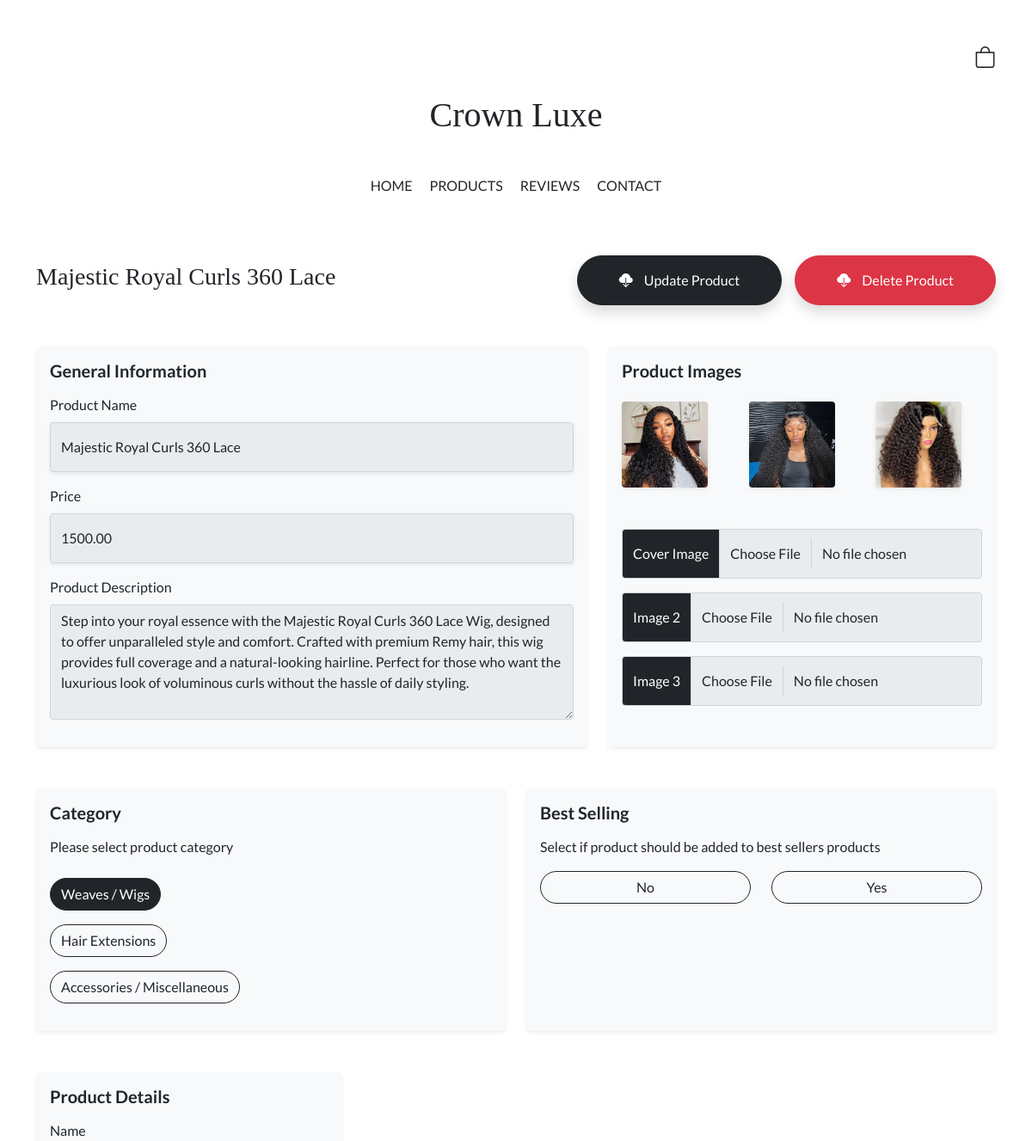
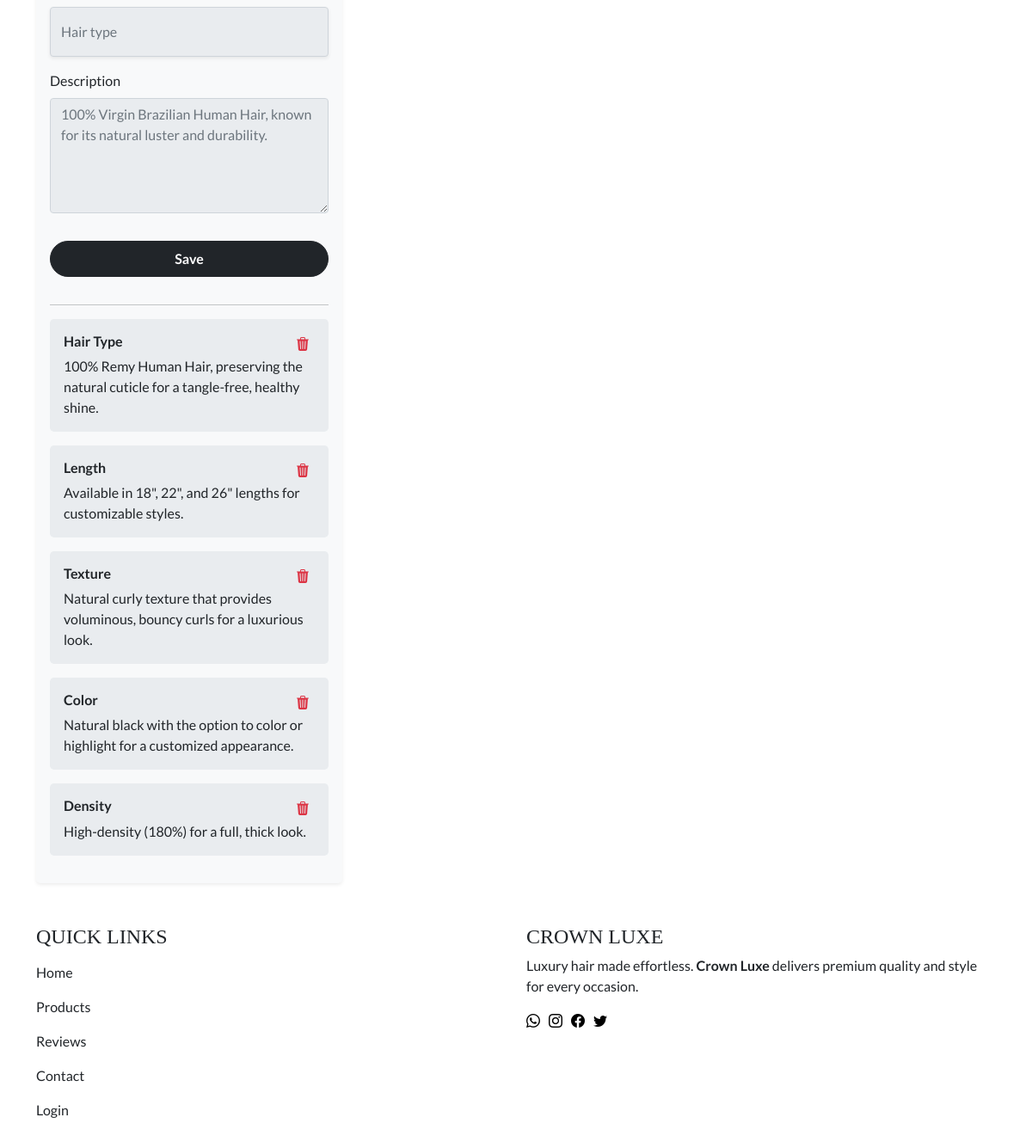
Page /dashboard/product-view-admin/16 on the committed database (2 pictures, top to bottom).
### products/models.py (models this page shows, shortened)
class ProductModel(models.Model):
    name = models.CharField(max_length=200, null=True, blank=True)
    description = models.TextField(blank=True)
    price = models.DecimalField(
        max_digits=30, decimal_places=2, null=True, blank=True)
    sale_price = models.DecimalField(max_digits=10, decimal_places=2, blank=True, null=True)
    available = models.BooleanField(default=True)
    best_sellers = models.BooleanField(default=False)
    product_catalog = models.ForeignKey(ProductCatalogModel, null=True, on_delete=models.CASCADE,
                              blank=True, default=None, related_name='product_catalog')
    product_details = models.ManyToManyField(
        ProductDetailsModel, blank=True, default=None, related_name='product_details')
    cover_image = models.ImageField(
        null=True, blank=True, upload_to='static/images/items')
    image1 = models.ImageField(
        null=True, blank=True, upload_to='static/images/items')
    image2 = models.ImageField(
        null=True, blank=True, upload_to='static/images/items')
    date_created = models.DateTimeField(auto_now_add=True, null=True)

class ProductCatalogModel(models.Model):
    title = models.CharField(max_length=200, null=True, blank=True)
    catalog_image = models.ImageField(
        null=True, blank=True, upload_to='static/images')

class ProductDetailsModel(models.Model):
    title = models.CharField(max_length=200, null=True, blank=True)
    description = models.TextField(blank=True)

### dashboard/views.py (the view)
# urls.py: path('product-view-admin/<int:id>',views.ViewProductAdminView,name='product-view-admin'),
def ViewProductAdminView(request,id):
    catalog = ProductCatalogModel.objects.all()
    product = ProductModel.objects.get(id = id)
    items = product.product_details.all()
    context = {
        "product" : product,
        "catalog" : catalog,
        "items" : items
    }
    return render(request,'dashboard/view_product_admin.html',context)

### client/context_processors.py (called while the page is built)
def user_uuid_context_processor(request):
    if request.method == 'POST' and 'submit_user_uuid' in request.POST:
        user_UUID = request.POST.get('user_UUID')
        if user_UUID:
            return {'user_UUID': user_UUID}
    return {}

### dashboard/templates/dashboard/view_product_admin.html (shortened to what this page needs)
{% extends 'client/base.html' %}
{% load static %}
{% block content %}
<form method="POST" autocomplete="off" enctype="multipart/form-data">
  <section class="container mt-5">
    <div class="row d-flex align-items-center">
      <div class="col">
        <h3 class="header_heading">{{product.name}}</h3>
      </div>
      <div class="col d-flex justify-content-end">
        <button
          type="submit"
          name="submit_product"
          class="btn btn-dark rounded-pill px-5 py-3 shadow"
          style="margin-right: 15px"
        >
          <i class="bi bi-cloud-download-fill" style="margin-right: 10px"></i>
          Update Product
        </button>
        <button
          type="submit"
          name="submit_product"
          class="btn btn-danger rounded-pill px-5 py-3 shadow"
        >
          <i class="bi bi-cloud-download-fill" style="margin-right: 10px"></i>
          Delete Product
        </button>
      </div>
    </div>
  </section>
  <section class="container mt-5">
    <div class="row">
      <div class="col-7">
        <div class="bg-light rounded-3 shadow-sm p-3 h-100">
          <h5 class="fw-bold mb-3">General Information</h5>
          <div class="mb-3">
            <label for="productName" class="form-label">Product Name</label>
            <input
              type="text"
              class="form-control shadow-sm py-3 form_background"
              id="productName"
              name="productName"
              value="{{product.name}}"
              aria-describedby="productNamehelp"
            />
          </div>
          <div class="mb-3">
            <label for="price" class="form-label">Price</label>
            <input
              type="text"
              class="form-control shadow-sm py-3 form_background"
              id="price"
              name="price"
              value="{{product.price}}"
              aria-describedby="pricehelp"
            />
          </div>
          <div class="mb-3">
            <label for="productDescription" class="form-label"
              >Product Description</label
            >
            <textarea
              class="form-control form_background"
              id="productDescription"
              rows="5"
              name="description"
            >
{{product.description}}</textarea
            >
          </div>
        </div>
      </div>
      <div class="col">
        <div class="bg-light rounded-3 shadow-sm p-3 h-100">
          <h5 class="fw-bold mb-3">Product Images</h5>
          <div class="row mb-5 mt-4">
            {% if product.cover_image %}
            <div class="col">
              <img
                src="{{product.cover_image.url}}"
                alt=""
                class="admin_product_image shadow-sm rounded"
              />
            </div>
            {% endif %}
            {% if product.image1 %}
            <div class="col">
              <img
                src="{{product.image1.url}}"
                alt=""
                class="admin_product_image shadow-sm rounded"
              />
            </div>
            {% endif %}
            {% if product.image2 %}
            <div class="col">
              <img
                src="{{product.image2.url}}"
                alt=""
                class="admin_product_image shadow-sm rounded"
              />
            </div>
            {% endif %}
          </div>
          <div class="input-group mb-3">
            <label
              class="input-group-text bg-dark text-white"
              for="inputGroupFile01"
              >Cover Image</label
            >
            <input
              type="file"
              class="form-control py-3 form_background"
              id="inputGroupFile01"
              name="coverImage"
            />
          </div>
          <div class="input-group mb-3">
            <label
              class="input-group-text bg-dark text-white"
              for="inputGroupFile01"
              >Image 2</label
            >
            <input
              type="file"
              class="form-control py-3 form_background"
              id="inputGroupFile01"
              name="image2"
            />
          </div>
          <div class="input-group mb-3">
            <label
              class="input-group-text bg-dark text-white"
              for="inputGroupFile01"
              >Image 3</label
            >
            <input
              type="file"
              class="form-control py-3 form_background"
              id="inputGroupFile01"
              name="image3"
            />
          </div>
        </div>
      </div>
    </div>
  </section>
  <section class="container mt-5">
    <div class="row">
      <div class="col-6">
        <div class="bg-light rounded-3 shadow-sm p-3 h-100">
          <h5 class="fw-bold mb-3">Category</h5>
          <p class="mb-4">Please select product category</p>
          {% for data in catalog %}
          {% if data.id == product.product_catalog.id %}
          <div class="mb-3">
            <label
              class="btn btn-outline-dark rounded-pill"
              for="catalog{{data.id}}"
              >{{data.title}}</label
            >
          </div>
          {% else %}
          <div class="mb-3">
            <label
              class="btn btn-outline-dark rounded-pill"
              for="catalog{{data.id}}"
              >{{data.title}}</label
            >
          </div>
          {% endif %}
          {% endfor %}
        </div>
      </div>
      <div class="col-6">
        <div class="bg-light rounded-3 shadow-sm p-3 h-100">
          <h5 class="fw-bold mb-3">Best Selling</h5>
          <p>Select if product should be added to best sellers products</p>
          <div class="row">
            <div class="col">
              <div class="mb-3">
                <label
                  class="btn btn-outline-dark rounded-pill w-100"
                  for="sellerNo"
                  >No</label
                >
              </div>
            </div>
            <div class="col">
              <div class="mb-3">
                <label
                  class="btn btn-outline-dark rounded-pill w-100"
                  for="selleYes"
                  >Yes</label
                >
              </div>
            </div>
          </div>
        </div>
      </div>
    </div>
  </section>
</form>
<section class="container mt-5">
  <div class="row">
    <div class="col-4">
      <div class="bg-light rounded-3 shadow-sm p-3 h-100">
        <h5 class="fw-bold mb-3">Product Details</h5>
        <form
          method="POST"
          hx-post="{% url 'create-details' %}"
          hx-target="#productDetails"
          hx-trigger="submit"
          hx-on="htmx:afterRequest: document.querySelector('#detailsForm').reset();"
          id="detailsForm"
        >
          <div class="mb-3">
            <label for="detailsName" class="form-label">Name</label>
            <input
              type="text"
              class="form-control shadow-sm py-3 form_background"
              id="detailsName"
              placeholder="Hair type"
              name="type"
              aria-describedby="detailsNamehelp"
            />
          </div>
          <div class="mb-3">
            <label for="typeDescription" class="form-label">Description</label>
            <textarea
              class="form-control form_background"
              id="typeDescription"
              rows="5"
              name="detailsDescription"
              placeholder="100% Virgin Brazilian Human Hair, known for its natural luster and durability."
            ></textarea>
          </div>
          <button
            type="submit"
            class="btn btn-dark rounded-pill w-100 my-3 py-2 fw-bold"
          >
            Save
          </button>
        </form>
        <hr class="my-3" />
        <div id="productDetails">
          {% include 'partials/admin_product_partial.html' %}
        </div>
      </div>
    </div>
  </div>
</section>
{% endblock %}

### dashboard/templates/partials/admin_product_partial.html (shortened to what this page needs)
{% if product.product_details %}
<div id="admin_product_partial">
  {% for data in product.product_details.all %}
  <div class="p-3 form_background rounded-3 mb-3">
    <div class="row">
      <div class="col">
        <h6 class="mb-2 fw-bold">{{data.title}}</h6>
      </div>
      <div class="col-2 d-flex justify-content-end">
        <form method="POST">
          <button
            type="submit"
            hx-post="{% url 'remove-object-admin' product.id %}"
            hx-target="#admin_product_partial"
            class="item_btn"
          >
            <i class="bi bi-trash3-fill text-danger delete_item"></i>
          </button>
        </form>
      </div>
    </div>
    <p class="mb-0">{{data.description}}</p>
  </div>
  {% endfor %}
</div>
{% endif %}

### client/templates/client/base.html (style rules this page uses)
:root { --primary_color: #0b0c17; --heading-font: "Playfair Display SC", serif; }
body { font-family: "Lato", sans-serif; font-weight: 400; font-style: normal; }
.header_heading { font-family: var(--heading-font); }

### client/templates/partials/offcanvas_links.html (style rules this page uses)
.header_heading { font-family: var(--heading-font); }

### dashboard/templates/dashboard/view_product_admin.html (style rules this page uses)
.form_background { background-color: #e9ecef; }
.delete_item { cursor: pointer; }
.item_btn { border: 0px; background-color: transparent; }
.admin_product_image { height: 100px; width: 100px; object-fit: cover; }

### rows in the picture
ProductModel: name "Majestic Royal Curls 360 Lace", productName "Majestic Royal Curls 360 Lace", price "1500.00", description "Step into your royal essence with the Majestic Royal Curls 360 Lace Wig, designed to offer unparalleled style and comfort. Crafted with premium Remy hair, this wig provides full coverage and a natural-looking hairline. Perfect for those who want the luxurious look of voluminous curls without the hassle of daily styling.", cover_image (picture), image1 (picture), image2 (picture)
ProductCatalogModel: title "Weaves / Wigs"
ProductCatalogModel: title "Hair Extensions"
ProductCatalogModel: title "Accessories / Miscellaneous"
ProductDetailsModel: title "Hair Type", description "100% Remy Human Hair, preserving the natural cuticle for a tangle-free, healthy shine."
ProductDetailsModel: title "Length", description "Available in 18\", 22\", and 26\" lengths for customizable styles."
ProductDetailsModel: title "Texture", description "Natural curly texture that provides voluminous, bouncy curls for a luxurious look."
ProductDetailsModel: title "Color", description "Natural black with the option to color or highlight for a customized appearance."
ProductDetailsModel: title "Density", description "High-density (180%) for a full, thick look."
